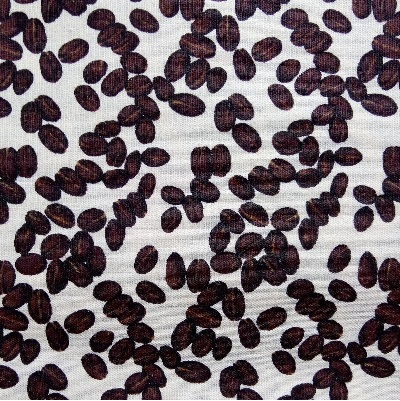
#> input picture visao-computacional/images/cafe.jpg, 400 x 401 px, given in place of cinza.jpg, which was not available
$ python 01-histograma.py
#> lines starting #> are read from the running program, lines starting #| are printed output that depends on the picture; pictures that were not available may be replaced by others from this repository, and a replacement may not be noted
import cv2 as cv
import numpy as np
from matplotlib import pyplot as plt

'''
O Histograma de uma imagem é a distribuição da frequência dos níveis de cinza ou de uma cor em relação ao número de amostras. Essa distribuição nos fornece informações sobre a qualidade da imagem, principalmente no que diz respeito à intensidade luminosa e contraste.
'''

# 1) Exibir histograma de uma imagem cinza
image = cv.imread('images/cinza.jpg', 0) # 0 = Lê a imagem em nível de cinza, 1 = colorida, -1 = alfa
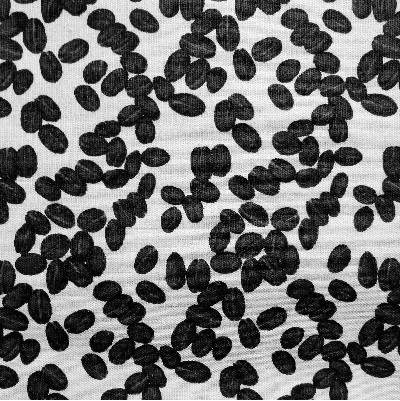
#> image: shape (401, 400); min 0, max 255, mean 112

'''
FUNÇÃO HIST(img, Num1, Intervalo)
Entrada:

    1.Img = Imagem com a qual queremos trabalhar.
    2. Num1 = Número de elementos distintos que podem ser representados.
    3. Intervalo = Intervalo entre os elementos.

Saída: Gráfico representando o histograma da imagem

Função ravel

Função RAVEL(array)

Entrada:

    1. Img = Matriz de entrada, no caso a imagem. Os elementos em um são lidos na ordem especificada por ordem e empacotados como uma matriz 1-D.

Saída: retorna uma matriz plana contígua (matriz 1D com todos os elementos da matriz de entrada e com o mesmo tipo que ela).

Resumindo, a função ravel transforma a imagem em um vetor, organizando todo o elemento em uma estrutura.
'''

plt.hist(image.ravel(), 256, [0,256])
plt.show()
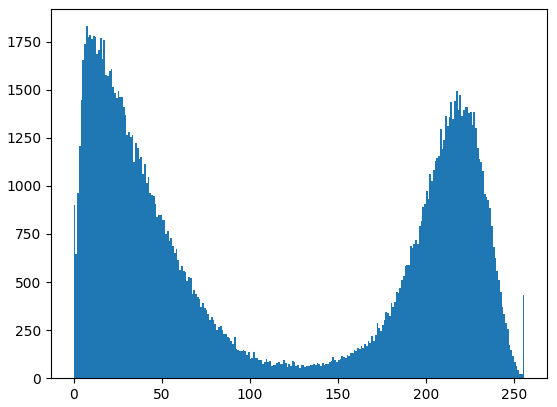
#> figure drawn by matplotlib, 1 panel; tallest bar 1830 high, from x = 7 to 8

# 2) Uma imagem colorida possui histograma para cada canal de cor (R, G, B)
#  Exibir o histograma de uma imagem colorida

image = cv.imread('images/colorida.jpg')
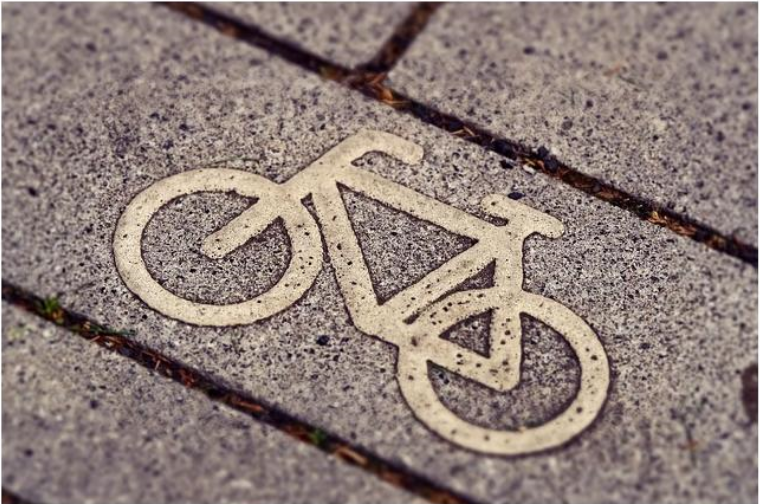
#> input picture visao-computacional/images/colorida.jpg, 760 x 504 px
#> image is the input picture: shape (504, 760, 3); mean B, G, R 121, 126.4, 142.4

# Separando os canais de cores da imagem com split

azul, verde, vermelho = cv.split(image)
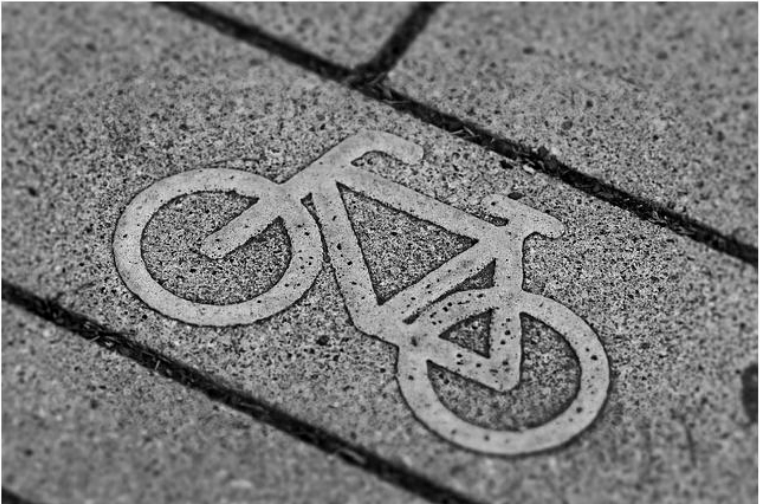
#> azul: shape (504, 760); min 0, max 255, mean 121
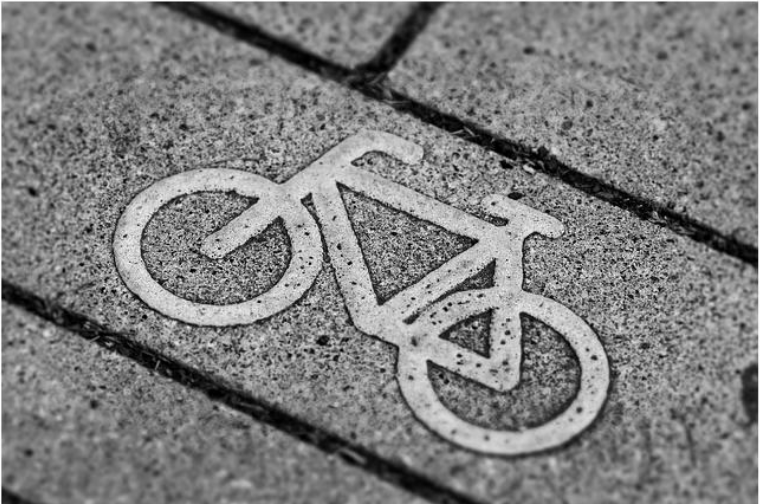
#> verde: shape (504, 760); min 0, max 255, mean 126.4
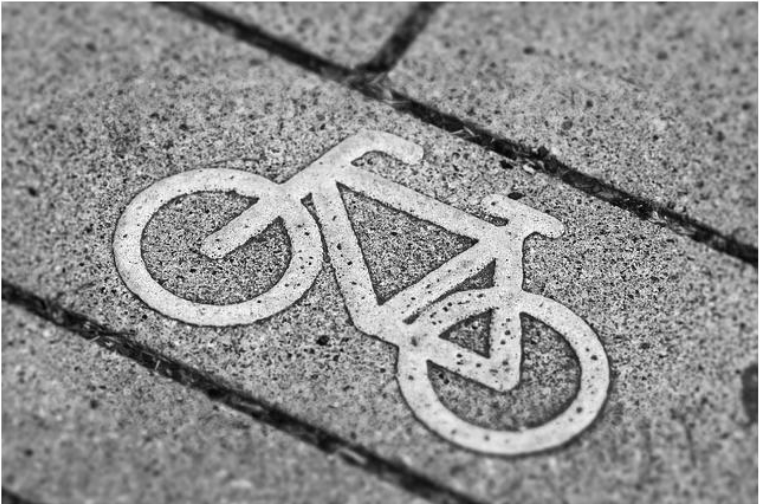
#> vermelho: shape (504, 760); min 3, max 255, mean 142.4

# cv.imshow('Imagem', image)

figura = plt.figure(figsize=(20,5))

eixo1 = figura.add_subplot(131)
eixo1.hist(azul.ravel(), 256, [0,256])
plt.title('Histograma do canal azul')

eixo2 = figura.add_subplot(132)
eixo2.hist(verde.ravel(), 256, [0,256])
plt.title('Histograma do canal verde')

eixo2 = figura.add_subplot(133)
eixo2.hist(vermelho.ravel(), 256, [0,256])
plt.title('Histograma do canal vermelho')

plt.show()
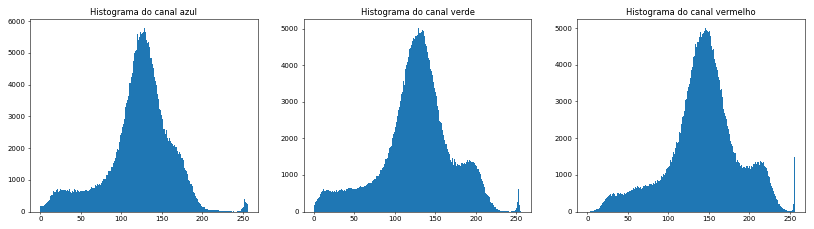
#> figure drawn by matplotlib, 3 panels; panel 1: tallest bar 5782 high, from x = 128 to 129; panel 2: tallest bar 5017 high, from x = 129 to 130; panel 3: tallest bar 4996 high, from x = 145 to 146
